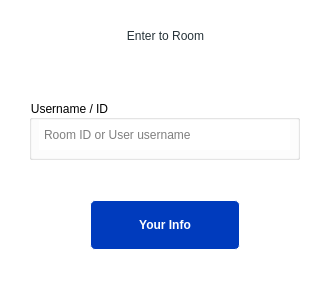
<?xml version="1.0" encoding="UTF-8"?>
<ui version="4.0">
 <class>EnterRoomWindow</class>
 <widget class="QMainWindow" name="EnterRoomWindow">
  <property name="geometry">
   <rect>
    <x>0</x>
    <y>0</y>
    <width>332</width>
    <height>289</height>
   </rect>
  </property>
  <property name="windowTitle">
   <string>Zapchat</string>
  </property>
  <property name="windowIcon">
   <iconset>
    <normaloff>../res/img/Zapchat.png</normaloff>../res/img/Zapchat.png</iconset>
  </property>
  <property name="styleSheet">
   <string notr="true">background-color: rgb(255, 255, 255);</string>
  </property>
  <widget class="QWidget" name="centralwidget">
   <widget class="QLabel" name="label_3">
    <property name="geometry">
     <rect>
      <x>10</x>
      <y>10</y>
      <width>311</width>
      <height>51</height>
     </rect>
    </property>
    <property name="styleSheet">
     <string notr="true">QWidget
{
	color: #263238;
  	font: 900 14pt &quot;Exo 2&quot;;
}</string>
    </property>
    <property name="text">
     <string>Enter to Room</string>
    </property>
    <property name="alignment">
     <set>Qt::AlignCenter</set>
    </property>
   </widget>
   <widget class="QGroupBox" name="groupBox">
    <property name="geometry">
     <rect>
      <x>29</x>
      <y>100</y>
      <width>271</width>
      <height>60</height>
     </rect>
    </property>
    <property name="title">
     <string>Username / ID</string>
    </property>
    <widget class="QLineEdit" name="lineEdit">
     <property name="geometry">
      <rect>
       <x>10</x>
       <y>20</y>
       <width>251</width>
       <height>30</height>
      </rect>
     </property>
     <property name="styleSheet">
      <string notr="true">padding-left:3px;</string>
     </property>
     <property name="frame">
      <bool>false</bool>
     </property>
     <property name="placeholderText">
      <string>Room ID or User username</string>
     </property>
    </widget>
   </widget>
   <widget class="QPushButton" name="goto_chat_button">
    <property name="geometry">
     <rect>
      <x>90</x>
      <y>200</y>
      <width>150</width>
      <height>50</height>
     </rect>
    </property>
    <property name="styleSheet">
     <string notr="true">QPushButton
{
	background-color: #003bbd;
	color: rgb(255, 255, 255);
	font-weight: bold;
	border-style: solid;
	border-width: 1px;
	border-radius: 5px;
	padding: 10px;
	font: 700 9pt &quot;Exo 2&quot;;


}
</string>
    </property>
    <property name="text">
     <string>Your Info</string>
    </property>
   </widget>
  </widget>
 </widget>
 <resources/>
 <connections/>
</ui>
